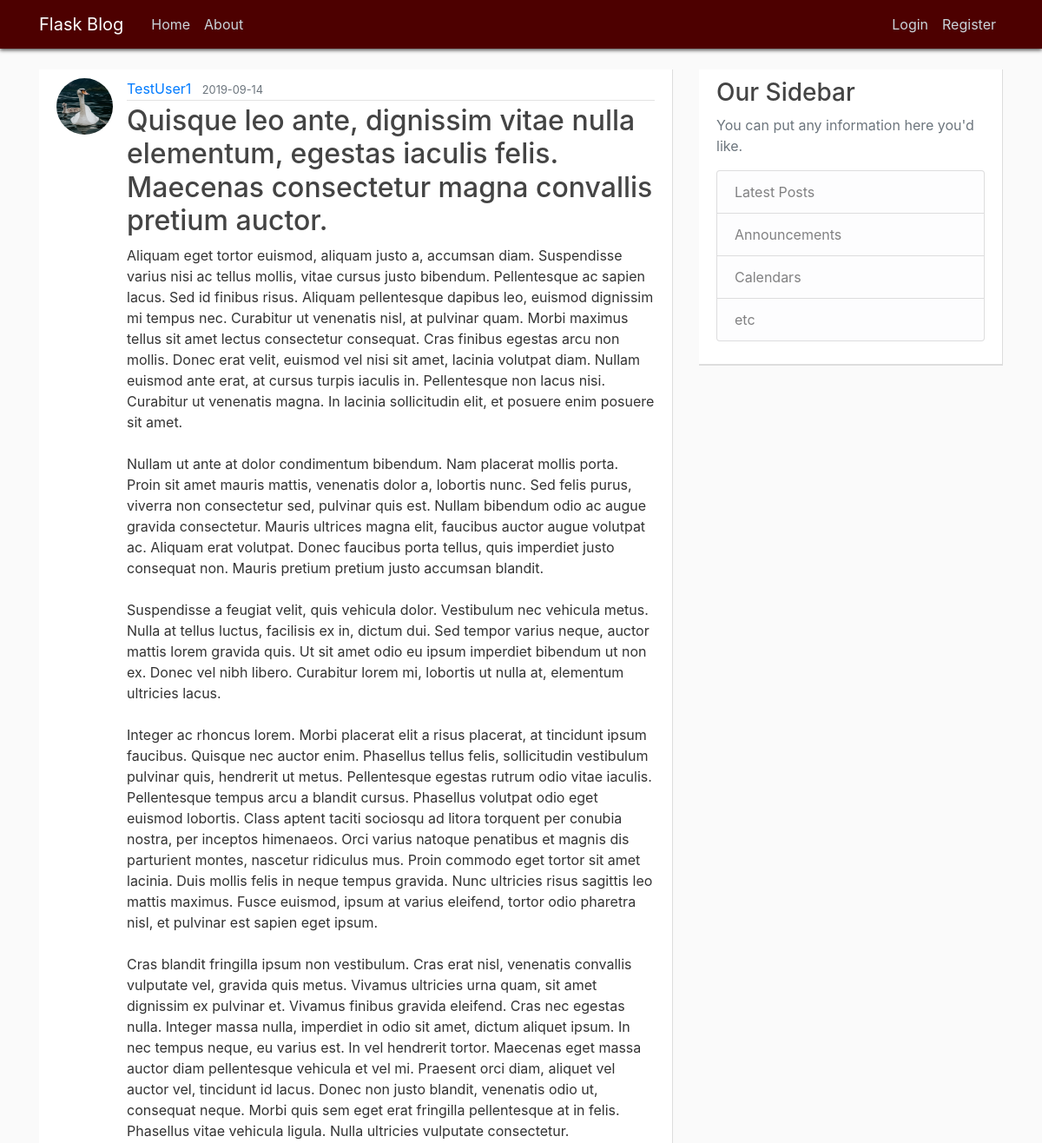
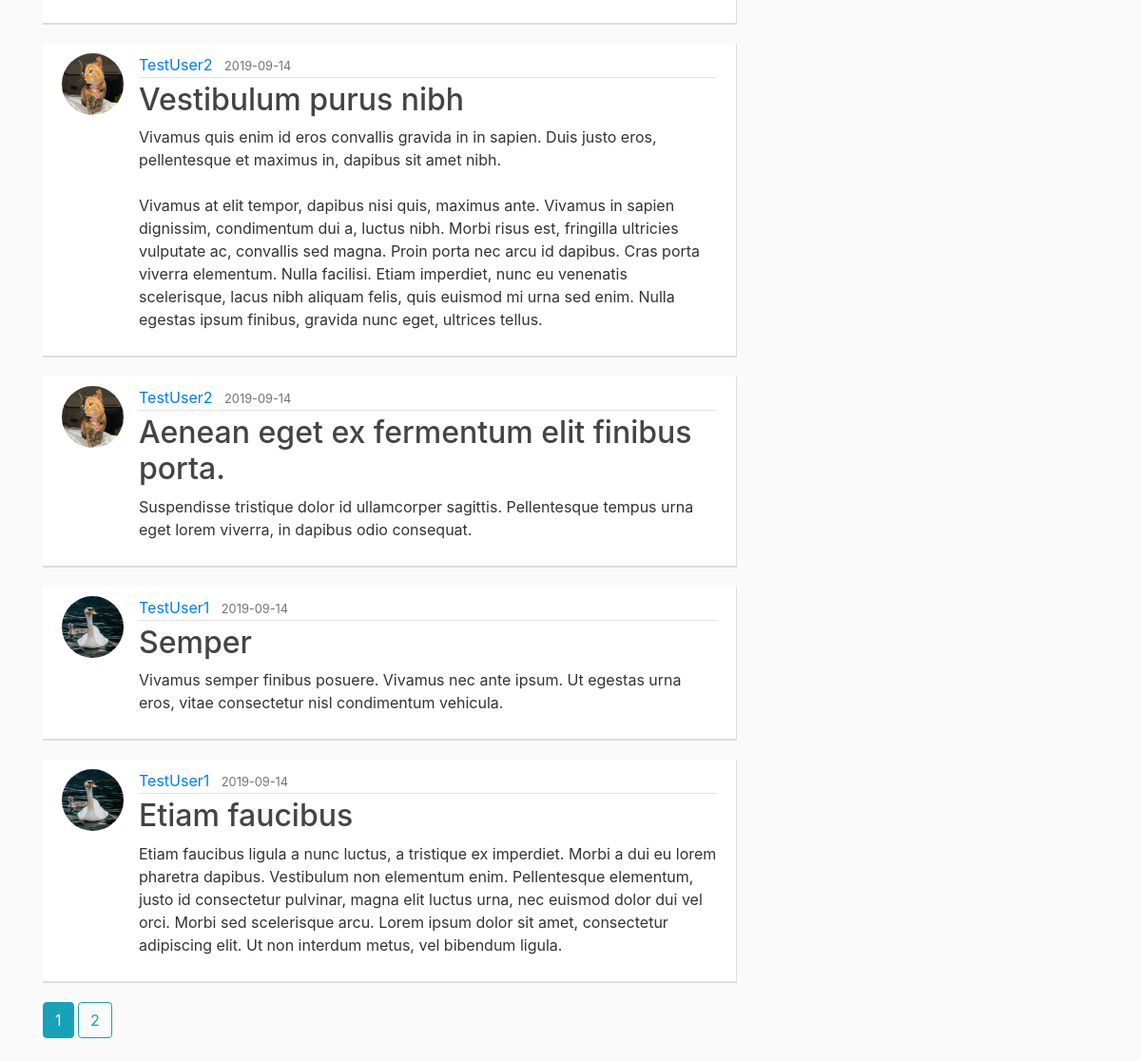
Page /home on the earlier database version (2 pictures, top to bottom).
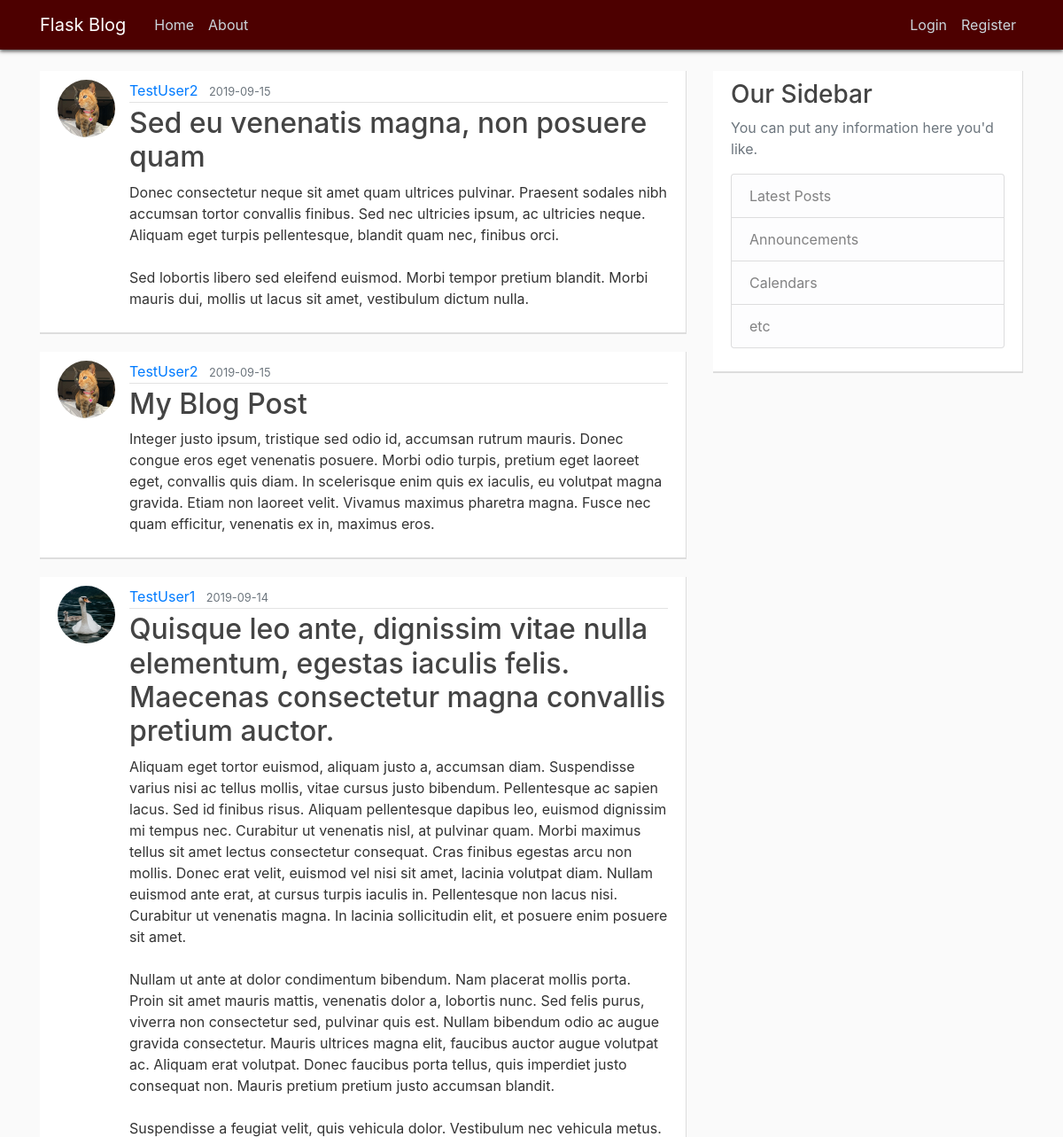
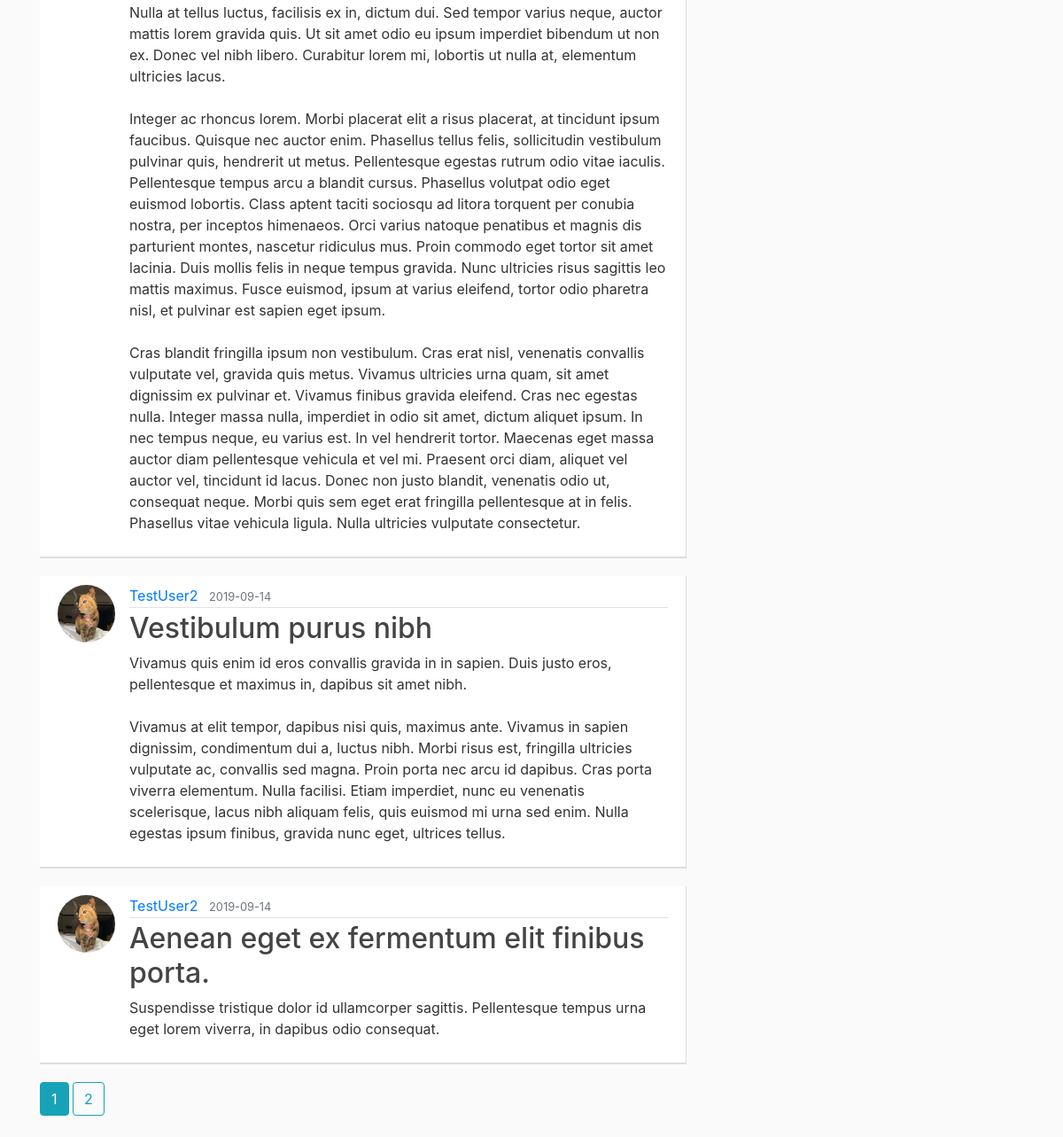
Same page on the later database version (2 pictures, top to bottom).
### pyflaskblog/models.py (models this page shows, shortened)
class Post(db.Model):
	id = db.Column(db.Integer, primary_key=True)
	title = db.Column(db.String(100), nullable=False)
	date_posted = db.Column(db.DateTime, nullable=False, default=datetime.utcnow)
	content = db.Column(db.Text, nullable=False)
	user_id = db.Column(db.Integer, db.ForeignKey('user.id'), nullable=False)

class User(db.Model, UserMixin):
	id = db.Column(db.Integer, primary_key=True)
	username = db.Column(db.String(20), unique=True, nullable=False)
	email = db.Column(db.String(120), unique=True, nullable=False)
	image_file = db.Column(db.String(20), nullable=False, default='default.jpg')
	password = db.Column(db.String(60), nullable=False)
	posts = db.relationship('Post', backref='author', lazy=True)

### pyflaskblog/main/routes.py (the view)
@main.route("/")
@main.route("/home")
def home():
	page = request.args.get('page', 1, type=int)
	posts = Post.query.order_by(Post.date_posted.desc()).paginate(page=page, per_page=5)
	return render_template('home.html', posts=posts)

### pyflaskblog/templates/home.html
{% extends "layout.html" %}
{% block content %}
	{% for post in posts.items %}
		<article class="media content-section">
		  <img class="rounded-circle article-img" src="{{ url_for('static', filename='profile_pics/' + post.author.image_file) }}">
		  <div class="media-body">
		    <div class="article-metadata">
		      <a class="mr-2" href="{{ url_for('users.user_posts', username=post.author.username) }}">{{ post.author.username }}</a>
		      <small class="text-muted">{{ post.date_posted.strftime('%Y-%m-%d') }}</small>
		    </div>
		    <h2><a class="article-title" href="{{ url_for('posts.post', post_id=post.id) }}">{{ post.title }}</a></h2>
		    <p class="article-content">{{ post.content }}</p>
		  </div>
		</article>
	{% endfor %}
	{% for page_num in posts.iter_pages(left_edge=1, right_edge=1, left_current=1, right_current=2) %}
		{% if page_num %}
			{% if posts.page == page_num %}
				<a class="btn btn-info mb-4" href="{{ url_for('main.home', page=page_num) }}">{{ page_num }}</a>
			{% else %}
				<a class="btn btn-outline-info mb-4" href="{{ url_for('main.home', page=page_num) }}">{{ page_num }}</a>
			{% endif %}
		{% else %}
			...
		{% endif %}
	{% endfor %}
{% endblock content %}

Differences in the rows shown:
no longer on this page (row unchanged): Post: image_file (placeholder picture), author.username "TestUser1", date_posted "2019-09-14", title "Semper", content "Vivamus semper finibus posuere. Vivamus nec ante ipsum. Ut egestas urna eros, vitae consectetur nisl condimentum vehicula."
no longer on this page (row unchanged): Post: image_file (placeholder picture), author.username "TestUser1", date_posted "2019-09-14", title "Etiam faucibus", content "Etiam faucibus ligula a nunc luctus, a tristique ex imperdiet. Morbi a dui eu lorem pharetra dapibus. Vestibulum non elementum enim. Pellentesque elementum, justo id consectetur pulvinar, magna elit luctus urna, nec euismod dolor dui vel orci. Morbi sed scelerisque arcu. Lorem ipsum dolor sit amet, consectetur adipiscing elit. Ut non interdum metus, vel bibendum ligula."
added Post: image_file (picture), author.username "TestUser2", date_posted "2019-09-15", title "Sed eu venenatis magna, non posuere quam", content "Donec consectetur neque sit amet quam ultrices pulvinar. Praesent sodales nibh accumsan tortor convallis finibus. Sed nec ultricies ipsum, ac ultricies neque. Aliquam eget turpis pellentesque, blandit quam nec, finibus orci. Sed lobortis libero sed eleifend euismod. Morbi tempor pretium blandit. Morbi mauris dui, mollis ut lacus sit amet, vestibulum dictum nulla."
added Post: image_file (picture), author.username "TestUser2", date_posted "2019-09-15", title "My Blog Post", content "Integer justo ipsum, tristique sed odio id, accumsan rutrum mauris. Donec congue eros eget venenatis posuere. Morbi odio turpis, pretium eget laoreet eget, convallis quis diam. In scelerisque enim quis ex iaculis, eu volutpat magna gravida. Etiam non laoreet velit. Vivamus maximus pharetra magna. Fusce nec quam efficitur, venenatis ex in, maximus eros."
